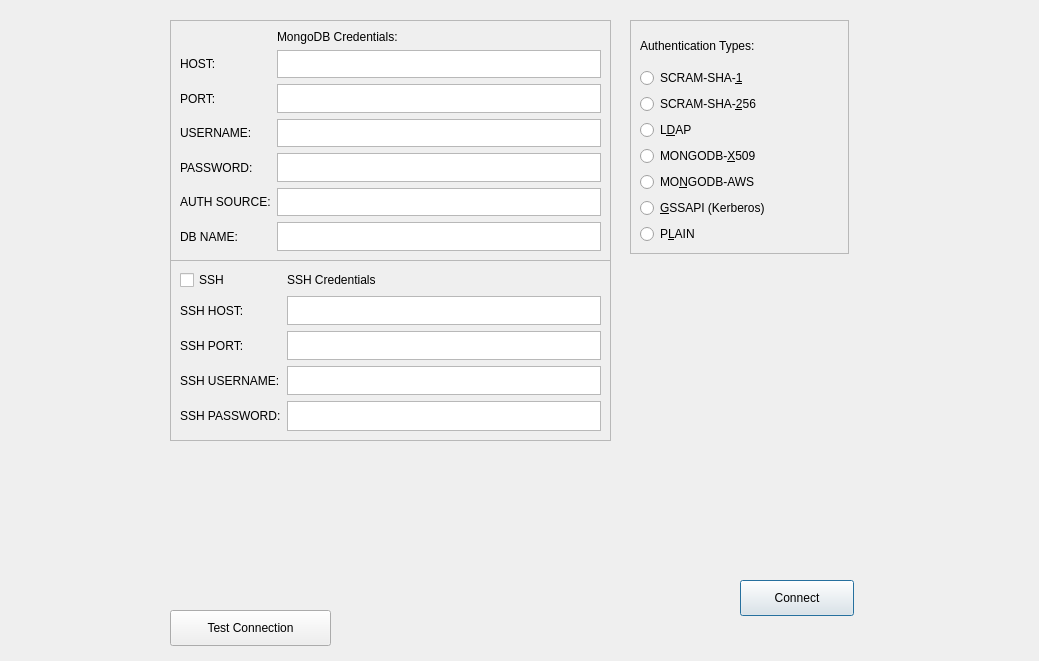
<?xml version="1.0" encoding="UTF-8"?>
<ui version="4.0">
 <class>form_Database</class>
 <widget class="QDialog" name="form_Database">
  <property name="geometry">
   <rect>
    <x>0</x>
    <y>0</y>
    <width>1039</width>
    <height>661</height>
   </rect>
  </property>
  <property name="windowTitle">
   <string>Database Configuration Settings</string>
  </property>
  <widget class="QFrame" name="frame_MongoDB">
   <property name="geometry">
    <rect>
     <x>170</x>
     <y>20</y>
     <width>441</width>
     <height>241</height>
    </rect>
   </property>
   <property name="frameShape">
    <enum>QFrame::Shape::StyledPanel</enum>
   </property>
   <property name="frameShadow">
    <enum>QFrame::Shadow::Raised</enum>
   </property>
   <layout class="QGridLayout" name="gridLayout_2">
    <item row="1" column="1">
     <widget class="QTextEdit" name="text_Host"/>
    </item>
    <item row="0" column="1">
     <widget class="QLabel" name="label_mongocredentials">
      <property name="text">
       <string>MongoDB Credentials:</string>
      </property>
     </widget>
    </item>
    <item row="6" column="0">
     <widget class="QLabel" name="label_dbname">
      <property name="text">
       <string>DB NAME:</string>
      </property>
     </widget>
    </item>
    <item row="5" column="1">
     <widget class="QTextEdit" name="text_AuthSource"/>
    </item>
    <item row="2" column="0">
     <widget class="QLabel" name="label_port">
      <property name="text">
       <string>PORT:</string>
      </property>
     </widget>
    </item>
    <item row="3" column="1">
     <widget class="QTextEdit" name="text_Username"/>
    </item>
    <item row="2" column="1">
     <widget class="QTextEdit" name="text_Port"/>
    </item>
    <item row="6" column="1">
     <widget class="QTextEdit" name="text_DbName"/>
    </item>
    <item row="5" column="0">
     <widget class="QLabel" name="label_authsource">
      <property name="text">
       <string>AUTH SOURCE:</string>
      </property>
     </widget>
    </item>
    <item row="4" column="0">
     <widget class="QLabel" name="label_password">
      <property name="text">
       <string>PASSWORD:</string>
      </property>
     </widget>
    </item>
    <item row="3" column="0">
     <widget class="QLabel" name="label_username">
      <property name="text">
       <string>USERNAME:</string>
      </property>
     </widget>
    </item>
    <item row="1" column="0">
     <widget class="QLabel" name="label_host">
      <property name="text">
       <string>HOST:</string>
      </property>
     </widget>
    </item>
    <item row="4" column="1">
     <widget class="QTextEdit" name="text_Password"/>
    </item>
   </layout>
  </widget>
  <widget class="QPushButton" name="button_Connect">
   <property name="geometry">
    <rect>
     <x>740</x>
     <y>580</y>
     <width>114</width>
     <height>36</height>
    </rect>
   </property>
   <property name="text">
    <string>Connect</string>
   </property>
  </widget>
  <widget class="QFrame" name="frame_SSH">
   <property name="geometry">
    <rect>
     <x>170</x>
     <y>260</y>
     <width>441</width>
     <height>181</height>
    </rect>
   </property>
   <property name="frameShape">
    <enum>QFrame::Shape::StyledPanel</enum>
   </property>
   <property name="frameShadow">
    <enum>QFrame::Shadow::Raised</enum>
   </property>
   <layout class="QGridLayout" name="gridLayout">
    <item row="3" column="1">
     <widget class="QTextEdit" name="text_SSH_Username"/>
    </item>
    <item row="4" column="0">
     <widget class="QLabel" name="label_ssh_password">
      <property name="text">
       <string>SSH PASSWORD:</string>
      </property>
     </widget>
    </item>
    <item row="1" column="0">
     <widget class="QLabel" name="label_ssh_host">
      <property name="text">
       <string>SSH HOST:</string>
      </property>
     </widget>
    </item>
    <item row="3" column="0">
     <widget class="QLabel" name="label_ssh_username">
      <property name="text">
       <string>SSH USERNAME:</string>
      </property>
     </widget>
    </item>
    <item row="2" column="0">
     <widget class="QLabel" name="label_ssh_port">
      <property name="text">
       <string>SSH PORT:</string>
      </property>
     </widget>
    </item>
    <item row="0" column="1">
     <widget class="QLabel" name="label_sshcredentials">
      <property name="text">
       <string>SSH Credentials</string>
      </property>
     </widget>
    </item>
    <item row="0" column="0">
     <widget class="QCheckBox" name="checkbox_SSH">
      <property name="text">
       <string>SSH</string>
      </property>
     </widget>
    </item>
    <item row="1" column="1">
     <widget class="QTextEdit" name="text_SSH_Host"/>
    </item>
    <item row="4" column="1">
     <widget class="QTextEdit" name="text_SSH_Password"/>
    </item>
    <item row="2" column="1">
     <widget class="QTextEdit" name="text_SSH_Port"/>
    </item>
   </layout>
  </widget>
  <widget class="QFrame" name="frame_auth">
   <property name="geometry">
    <rect>
     <x>630</x>
     <y>20</y>
     <width>219</width>
     <height>234</height>
    </rect>
   </property>
   <property name="frameShape">
    <enum>QFrame::Shape::StyledPanel</enum>
   </property>
   <property name="frameShadow">
    <enum>QFrame::Shadow::Raised</enum>
   </property>
   <layout class="QGridLayout" name="gridLayout_3">
    <item row="5" column="0">
     <widget class="QRadioButton" name="radio_AWS">
      <property name="text">
       <string>MO&amp;NGODB-AWS  </string>
      </property>
     </widget>
    </item>
    <item row="4" column="0">
     <widget class="QRadioButton" name="radio_X509">
      <property name="text">
       <string>MONGODB-&amp;X509  </string>
      </property>
     </widget>
    </item>
    <item row="6" column="0">
     <widget class="QRadioButton" name="radio_KERBEROS">
      <property name="text">
       <string>&amp;GSSAPI (Kerberos)  </string>
      </property>
     </widget>
    </item>
    <item row="2" column="0">
     <widget class="QRadioButton" name="radio_SHA256">
      <property name="text">
       <string>SCRAM-SHA-&amp;256  </string>
      </property>
     </widget>
    </item>
    <item row="3" column="0">
     <widget class="QRadioButton" name="radio_LDAP">
      <property name="text">
       <string>L&amp;DAP</string>
      </property>
     </widget>
    </item>
    <item row="7" column="0">
     <widget class="QRadioButton" name="r">
      <property name="text">
       <string>P&amp;LAIN  </string>
      </property>
     </widget>
    </item>
    <item row="1" column="0">
     <widget class="QRadioButton" name="radio_SHA1">
      <property name="text">
       <string>SCRAM-SHA-&amp;1  </string>
      </property>
     </widget>
    </item>
    <item row="0" column="0">
     <widget class="QLabel" name="label_6">
      <property name="text">
       <string>Authentication Types:</string>
      </property>
     </widget>
    </item>
   </layout>
  </widget>
  <widget class="QPushButton" name="button_TestConnection">
   <property name="geometry">
    <rect>
     <x>170</x>
     <y>610</y>
     <width>161</width>
     <height>36</height>
    </rect>
   </property>
   <property name="text">
    <string>Test Connection</string>
   </property>
  </widget>
 </widget>
 <resources/>
 <connections/>
</ui>
